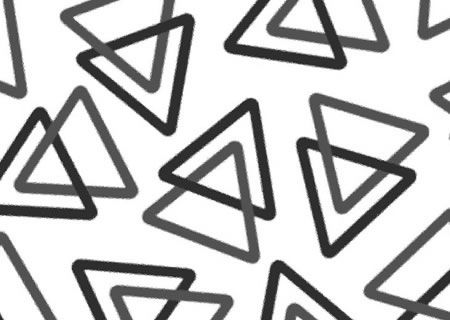
#> input picture Q1/triangles_2/image012.jpg, 450 x 320 px
$ python HoughTransform.py
#> lines starting #> are read from the running program, lines starting #| are printed output that depends on the picture
import cv2 as cv
import matplotlib.pyplot as plt
import scipy.signal as sig
import numpy as np
from math import *
import math

max_lowThreshold = 100
ratio = 4
kernel_size = 3


def rgb2gray(rgb):
    return np.dot(rgb[..., :3], [0.299, 0.587, 0.114]).astype(np.uint8)


# [48 lines left out: functions hough_line, show_hough_line, not called in this run]


def CannyThreshold(val, src, src_gray):
    low_threshold = val
    img_blur = cv.blur(src_gray, (3, 3))
    detected_edges = cv.Canny(img_blur, low_threshold, low_threshold*ratio, kernel_size)
    mask = detected_edges != 0
    dst = src * (mask[:, :, None].astype(src.dtype))
    return dst


def rotate(origin, point, angle):
    CosineAngle = math.cos(angle)
    SinAngle = math.sin(angle)
    ox, oy = origin
    px, py = point
    qx = ox + CosineAngle * (px - ox) - SinAngle * (py - oy)
    qy = oy + SinAngle * (px - ox) + CosineAngle * (py - oy)
    return [int(qx), int(qy)]


def gradiantX(edge_img):
    return np.array(sig.convolve2d(edge_img, [[-1, 1]], mode='same'), dtype='float')


def gradiantY(edge_img):
    return np.array(sig.convolve2d(edge_img, [[-1], [1]], mode='same'), dtype='float')


def init_hough_space(edge_img, L, originalImage, gradientImage):
    hough_space = np.zeros((edge_img.shape[1], edge_img.shape[0], 120), dtype='uint32')
    print(hough_space.shape)
    for x in range(edge_img.shape[0]):
        for y in range(edge_img.shape[1]):
            if edge_img[x, y] != 0:
                for Edge in range(int(-L / 2), int(L / 2)):
                    angle = gradientImage[x, y]
                    Snormal = math.sin(angle)
                    Cnormal = math.cos(angle)
                    CedgeNormal = math.cos(math.radians(90) + angle)
                    SedgeNormal = math.sin(math.radians(90) + angle)
                    a = int(y + Edge * CedgeNormal + (math.sqrt(3) / 6) * L * Cnormal)
                    b = int(x + Edge * SedgeNormal + (math.sqrt(3) / 6) * L * Snormal)
                    if (a >= 0) and (a < originalImage.shape[0]) and (b >= 0) and (b < originalImage.shape[1]):
                        hough_space[b, a, int(math.degrees(angle) % 120)] += 1
    return hough_space


def Detect_triangles_and_draw(hough_space, image, color, threshold, len_of_edge):
    for b in range(hough_space.shape[0]):
        for a in range(hough_space.shape[1]):
            for theta in range(hough_space.shape[2]):
                if hough_space[b, a, theta] >= threshold:
                    VertexA = [a + ((sqrt(3) / 3) * len_of_edge), b]
                    VertexB = [a - ((sqrt(3) / 6) * len_of_edge), b - (len_of_edge / 2)]
                    VertexC = [a - ((sqrt(3) / 6) * len_of_edge), b + (len_of_edge / 2)]
                    VertexA = rotate([a, b], VertexA, math.radians(theta))
                    VertexB = rotate([a, b], VertexB, math.radians(theta))
                    VertexC = rotate([a, b], VertexC, math.radians(theta))
                    pts = np.array([VertexA, VertexB, VertexC])
                    pts = pts.reshape((-1, 1, 2))
                    isClosed = True
                    image = cv.polylines(image, [pts], isClosed, color, 2)
    return image


def process_img_q1(image, len_of_edge, vote_threshold, canny_threshold):
    print("Starting the program .. Q1 ")

    # Part 1 uses CV Canny to find Edges map and use rgb2gray to make it grayscale.
    image_gray = rgb2gray(image)
    image_edges = CannyThreshold(canny_threshold, image, image_gray)
    image_edges = rgb2gray(image_edges)
    plt.imshow(image_edges)
    plt.show()

    # [7 lines of commented-out code are left out]
    image_grad_x = gradiantX(image_gray)
    image_grad_y = gradiantY(image_gray)
    image_grad = np.arctan2(image_grad_y, image_grad_x)

    # part 3 and 4 init the hough space and vote for evrey triangle
    hough_space = init_hough_space(image_edges, len_of_edge, image_gray, image_grad)

    # part 5 draw all detected triangle that they have vote more than vote_threshould
    return Detect_triangles_and_draw(hough_space, image, (0, 255, 0), vote_threshold, len_of_edge)


# [42 lines of commented-out code are left out]
len_of_edge = 110
vote_threshold = 10
canny_threshold = 100
image003 = cv.imread("Q1/triangles_2/image012.jpg")
#> image003 is the input picture: shape (320, 450, 3); min 20, max 255, mean 198.3
image003_after_detection = process_img_q1(image003, len_of_edge, vote_threshold, canny_threshold)
#> in CannyThreshold, `img_blur = cv.blur(src_gray, (3, 3))`:
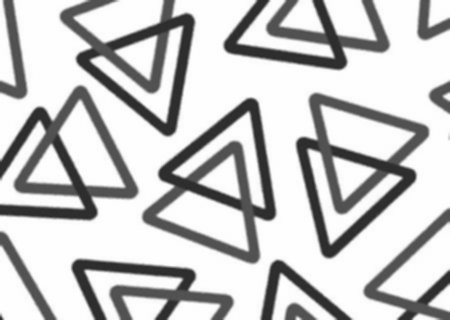
#> img_blur: shape (320, 450); min 41, max 254, mean 197.7
#> in CannyThreshold, `detected_edges = cv.Canny(img_blur, low_threshold, low_threshold*ratio..`:
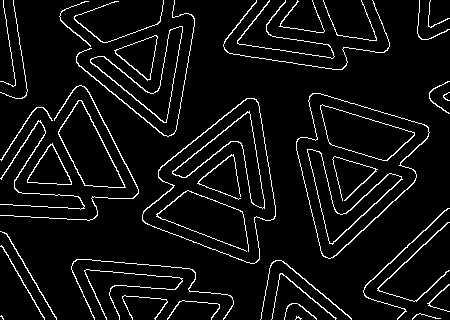
#> detected_edges: shape (320, 450); 6.1% white in thin lines or dots
#> in CannyThreshold, `mask = detected_edges != 0`: mask: shape (320, 450) bool; 6.1% white in thin lines or dots
#> in CannyThreshold, `dst = src * (mask[:, :, None].astype(src.dtype))`:
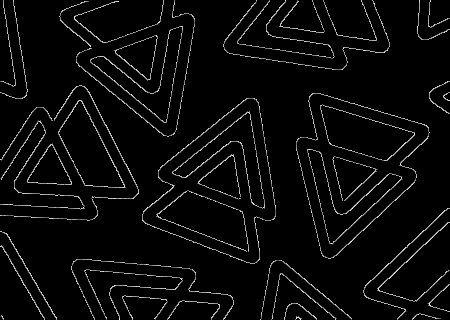
#> dst: shape (320, 450, 3); min 0, max 255, mean 9.6
#> in gradiantX, `return np.array(sig.convolve2d(edge_img, [[-1, 1]], mode='same'), dtyp..`:
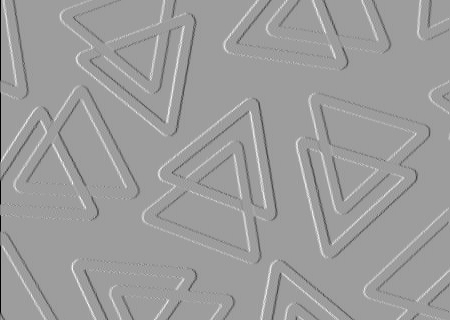
#> returned value: shape (320, 450) float64; min -254, max 158, mean -0.5; drawn with min black and max white
#> in gradiantY, `return np.array(sig.convolve2d(edge_img, [[-1], [1]], mode='same'), dt..`:
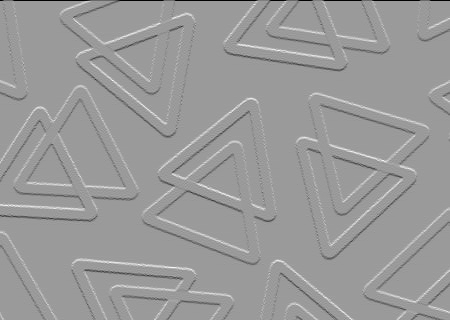
#> returned value: shape (320, 450) float64; min -254, max 165, mean -0.6; drawn with min black and max white
#> in process_img_q1, `image_grad = np.arctan2(image_grad_y, image_grad_x)`:
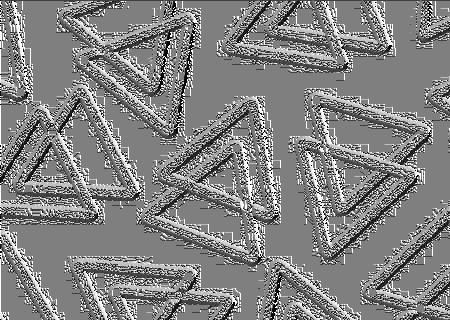
#> image_grad: shape (320, 450) float64; min -3.14, max 3.14, mean 0.0809; drawn with min black and max white
#| (450, 320, 120)
#> (the run stopped early here; a loop or call above may not have finished)
